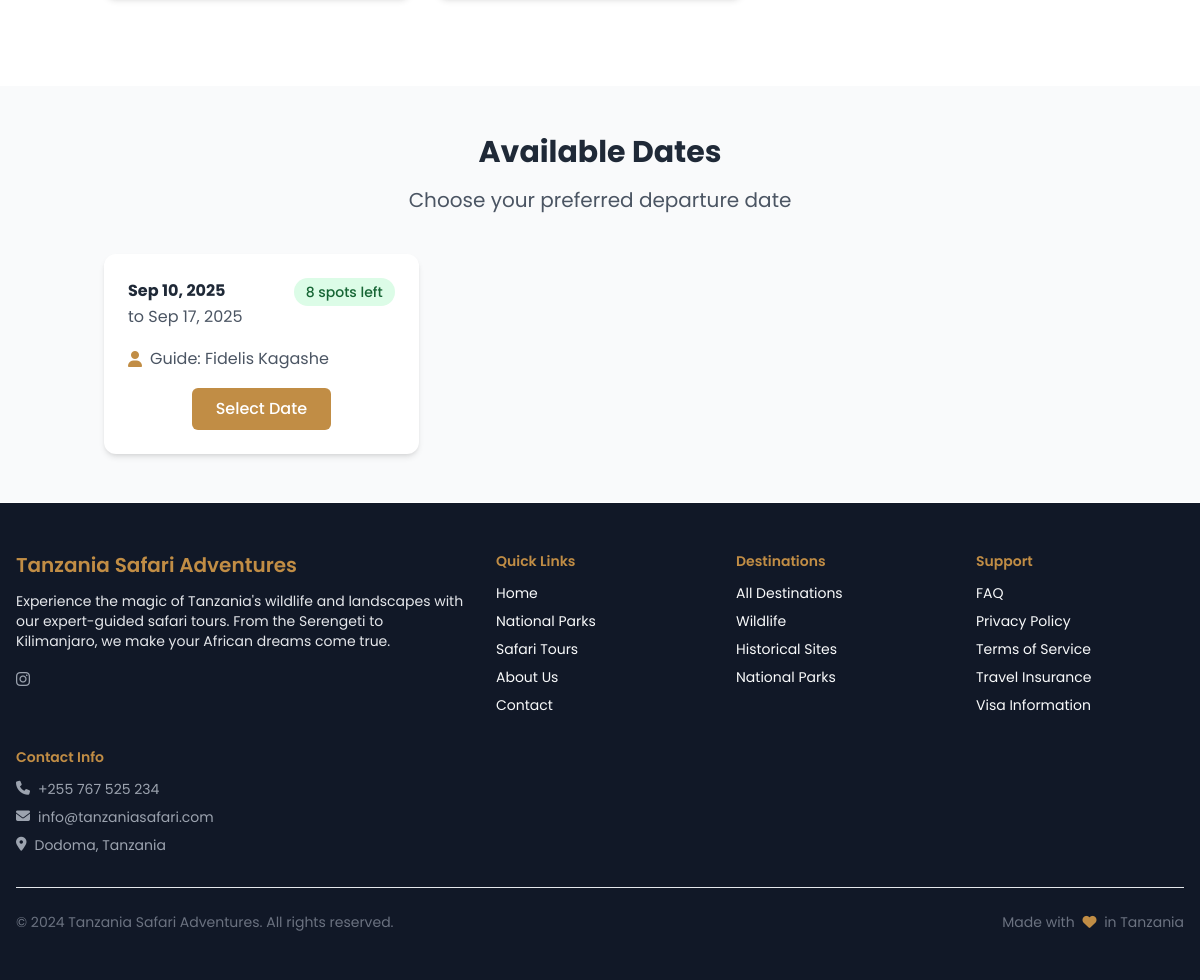
/tours/kilimanjaro-summit-trek-8-days-machame/ (lower part), run on an earlier commit of the app's database.
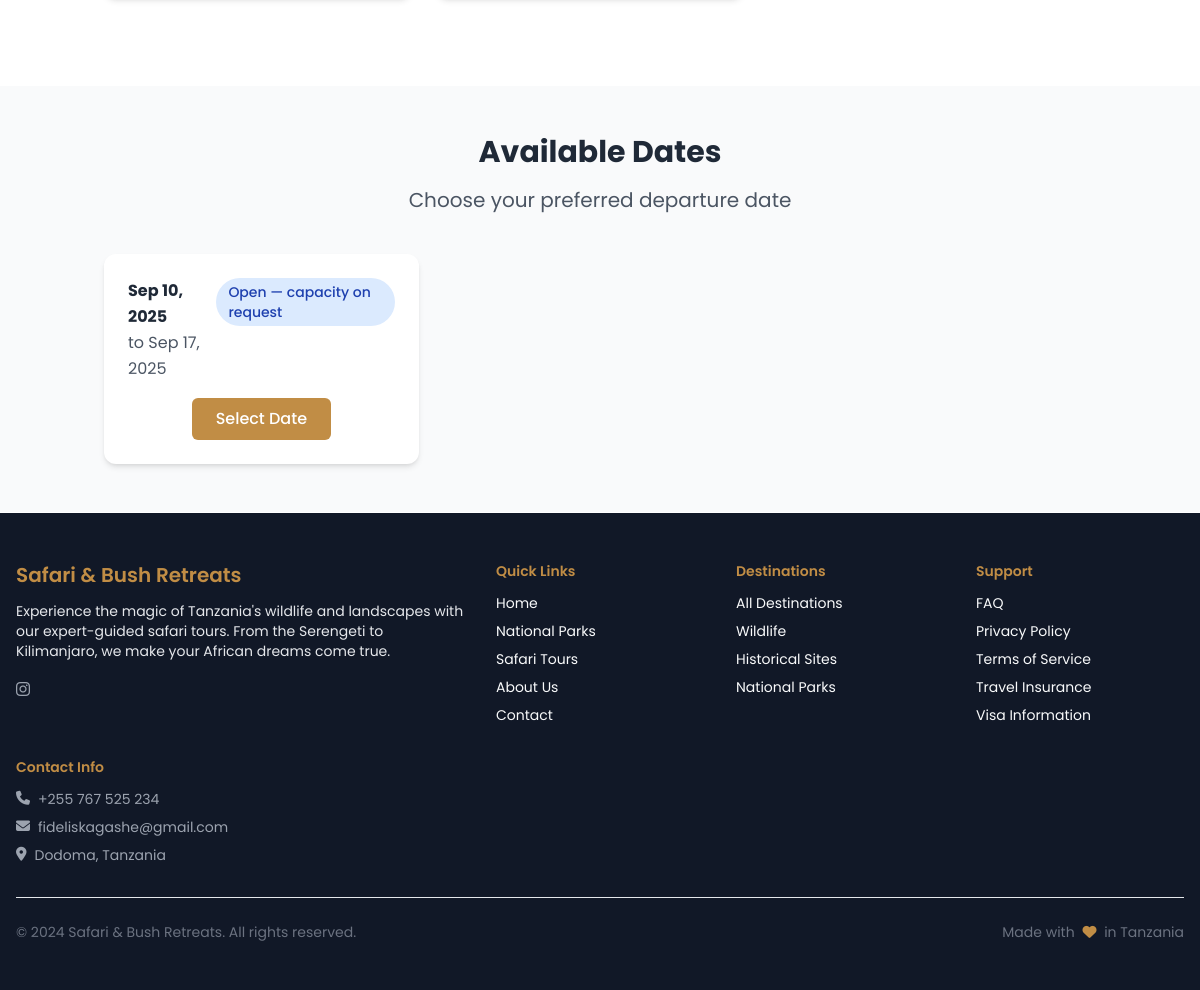
And on a later commit of the database.
### tours/models.py (models this page shows, shortened)
class TourAvailability(models.Model):
    tour_package = models.ForeignKey(TourPackage, on_delete=models.CASCADE, related_name='availability')
    start_date = models.DateField()
    end_date = models.DateField()
    price_modifier_budget = models.DecimalField(max_digits=5, decimal_places=2, default=1.00)
    price_modifier_standard = models.DecimalField(max_digits=5, decimal_places=2, default=1.00)
    price_modifier_luxury = models.DecimalField(max_digits=5, decimal_places=2, default=1.00)
    max_participants = models.IntegerField(
        blank=True, null=True, validators=[MinValueValidator(1)],
        help_text="Leave blank for unlimited participants"
    )
    booked_participants = models.IntegerField(default=0, validators=[MinValueValidator(0)])
    assigned_guide = models.ForeignKey(TourGuide, on_delete=models.SET_NULL, blank=True, null=True)
    is_available = models.BooleanField(default=True)
    notes = models.TextField(blank=True)
    created_at = models.DateTimeField(auto_now_add=True)
    updated_at = models.DateTimeField(auto_now=True)
    class Meta:
        db_table = 'tours_touravailability'
        verbose_name = 'Tour Availability'
        verbose_name_plural = 'Tour Availability'
        ordering = ['start_date']
        unique_together = ['tour_package', 'start_date']

class TourGuide(models.Model):
    CERTIFICATION_LEVELS = [
        ('basic', 'Basic Certified'),
        ('advanced', 'Advanced Certified'),
        ('specialist', 'Specialist'),
        ('master', 'Master Guide'),
    ]
    user = models.OneToOneField(User, on_delete=models.CASCADE, related_name='guide_profile')
    license_number = models.CharField(max_length=50, unique=True)
    certification_level = models.CharField(max_length=15, choices=CERTIFICATION_LEVELS)
    years_of_experience = models.IntegerField(validators=[MinValueValidator(0)])
    languages = models.JSONField(default=list, help_text="List of languages spoken")
    specializations = models.TextField(help_text="Areas of expertise (wildlife, culture, trekking, etc.)")
    parks_covered = models.ManyToManyField(NationalPark, related_name='guides')
    bio = models.TextField()
    qualifications = models.TextField(blank=True)
    certifications = models.TextField(blank=True)
    phone_number = models.CharField(max_length=20)
    emergency_contact = models.CharField(max_length=100, blank=True)
    profile_photo = models.ImageField(upload_to='guides/profiles/', blank=True, null=True)
    average_rating = models.DecimalField(max_digits=3, decimal_places=2, default=0.00)
    total_reviews = models.IntegerField(default=0)
    is_available = models.BooleanField(default=True)
    max_group_size = models.IntegerField(default=8, validators=[MinValueValidator(1)])
    daily_rate_usd = models.DecimalField(max_digits=10, decimal_places=2)
    created_at = models.DateTimeField(auto_now_add=True)
    updated_at = models.DateTimeField(auto_now=True)
    class Meta:
        db_table = 'tours_tourguide'
        verbose_name = 'Tour Guide'
        verbose_name_plural = 'Tour Guides'
        ordering = ['-average_rating', 'user__first_name']

### accounts/models.py (models this page shows, shortened)
class CustomUser(AbstractUser):
    ROLE_CHOICES = [
        ('tourist', _('Tourist')),
        ('guide', _('Tour Guide')),
        ('admin', _('Administrator')),
        ('content_manager', _('Content Manager')),
    ]
    GENDER_CHOICES = [
        ('M', _('Male')),
        ('F', _('Female')),
        ('O', _('Other')),
        ('N', _('Prefer not to say')),
    ]
    email = models.EmailField(_('email address'), unique=True)
    role = models.CharField(max_length=20, choices=ROLE_CHOICES, default='tourist', db_index=True)
    phone_number = PhoneNumberField(blank=True, null=True, db_index=True)  # stored in E.164
    date_of_birth = models.DateField(blank=True, null=True)
    gender = models.CharField(max_length=1, choices=GENDER_CHOICES, blank=True)
    nationality = CountryField(blank=True, null=True)
    profile_picture = models.ImageField(upload_to='profiles/', blank=True, null=True)
    bio = models.TextField(max_length=500, blank=True)
    preferred_language = models.CharField(max_length=10, default='en')
    dietary_requirements = models.TextField(blank=True)
    accessibility_needs = models.TextField(blank=True)
    travel_experience_level = models.CharField(
        max_length=20,
        choices=[
            ('beginner', _('Beginner')),
            ('intermediate', _('Intermediate')),
            ('advanced', _('Advanced')),
            ('expert', _('Expert')),
        ],
        default='beginner'
    )
    preferred_accommodation_type = models.CharField(
        max_length=20,
        choices=[
            ('budget', _('Budget')),
            ('standard', _('Standard')),
            ('luxury', _('Luxury')),
        ],
        blank=True
    )
    email_verified = models.BooleanField(default=False)
    phone_verified = models.BooleanField(default=False)
    newsletter_subscription = models.BooleanField(default=True)
    marketing_emails = models.BooleanField(default=True)
    created_at = models.DateTimeField(auto_now_add=True)
    updated_at = models.DateTimeField(auto_now=True)
    last_active = models.DateTimeField(blank=True, null=True)
    class Meta:
        db_table = 'accounts_customuser'
        verbose_name = _('User')
        verbose_name_plural = _('Users')
        indexes = [
            Index(fields=['email']),
            Index(fields=['phone_number']),
            Index(fields=['role']),
        ]
    def get_full_name(self):
        parts = [self.first_name or '', self.last_name or '']
        full_name = ' '.join(p for p in parts if p).strip()
        return full_name or self.username

### core/models.py (models this page shows, shortened)
class SiteSettings(models.Model):
    site_name = models.CharField(max_length=100, default="Tanzania Safari Adventures")
    site_description = models.TextField(default="Discover Tanzania's wildlife and national parks")
    contact_email = models.EmailField(default="info@tanzaniasafari.com")
    contact_phone = models.CharField(max_length=20, default="+255 123 456 789")
    address = models.TextField(default="Arusha, Tanzania")
    facebook_url = models.URLField(blank=True)
    twitter_url = models.URLField(blank=True)
    instagram_url = models.URLField(blank=True)
    youtube_url = models.URLField(blank=True)
    meta_keywords = models.TextField(blank=True)
    google_analytics_id = models.CharField(max_length=50, blank=True)
    created_at = models.DateTimeField(auto_now_add=True)
    updated_at = models.DateTimeField(auto_now=True)
    class Meta:
        db_table = 'core_sitesettings'
        verbose_name = 'Site Settings'
        verbose_name_plural = 'Site Settings'

### tours/views.py (the view)
# urls.py: path('<slug:slug>/', views.tour_detail, name='tour_detail'),
def tour_detail(request, slug):
    tour = get_object_or_404(
        TourPackage.objects.select_related().prefetch_related(
            'parks_visited', 'itinerary_days', 'images', 'reviews__user', 'extras'
        ),
        slug=slug,
        is_active=True
    )
    availability_qs = tour.availability.annotate(
        remaining=ExpressionWrapper(
            F('max_participants') - F('booked_participants'),
            output_field=IntegerField()
        )
    )
    availability = (
        availability_qs
        .filter(is_available=True)
        .filter(Q(max_participants__isnull=True) | Q(remaining__gt=0))
        .order_by('start_date')[:10]
    )
    reviews = tour.reviews.filter(is_approved=True).select_related('user')[:10]
    related_tours = TourPackage.objects.filter(
        category=tour.category,
        is_active=True
    ).exclude(id=tour.id)[:4]
    context = {
        'tour': tour,
        'availability': availability,  # annotated .remaining available on each item
        'reviews': reviews,
        'related_tours': related_tours,
    }
    return render(request, 'tours/tour_detail.html', context)

### core/context_processors.py (called while the page is built)
def global_context(request):
    try:
        site_settings = SiteSettings.objects.first()
    except:
        site_settings = None
    return {
        'site_settings': site_settings,
        'SITE_NAME': getattr(settings, 'SITE_NAME', 'Tanzania Safari Adventures'),
        'SUPPORTED_CURRENCIES': getattr(settings, 'SUPPORTED_CURRENCIES', ['USD', 'EUR', 'TZS']),
        'DEFAULT_CURRENCY': getattr(settings, 'DEFAULT_CURRENCY', 'USD'),
    }

### tours/models.py (called while the page is built)
    def get_duration_display(self):
        if self.duration_nights > 0:
            return f"{self.duration_days} days, {self.duration_nights} nights"
        return f"{self.duration_days} day{'s' if self.duration_days > 1 else ''}"

### templates/tours/tour_detail.html (shortened to what the changed rows need)
{% extends 'base/base.html' %}
{% load i18n %}
{% block content %}
<div class="tour-local">
{% if availability %}
    <section id="availability" class="py-12 bg-gray-50">
        <div class="container mx-auto px-4">
            <div class="text-center mb-10">
                <h2 class="text-3xl font-bold mb-4">{% trans "Available Dates" %}</h2>
            </div>
            <div class="grid grid-cols-1 md:grid-cols-2 lg:grid-cols-3 gap-6">
                {% for avail in availability %}
                    <div class="bg-white rounded-xl shadow-md p-6">
                        <div class="flex justify-between items-start mb-4">
                            <div>
                                <h6 class="font-bold">{{ avail.start_date|date:"M d, Y" }}</h6>
                                <p class="text-gray-600">{% trans "to" %} {{ avail.end_date|date:"M d, Y" }}</p>
                            </div>
                            {% if avail.remaining is None %}
                                <span class="bg-blue-100 text-blue-800 px-3 py-1 rounded-full text-sm font-medium">
                                    {% trans "Open — capacity on request" %}
                                </span>
                            {% elif avail.remaining|default:0 <= 0 %}
                                <span class="bg-red-100 text-red-800 px-3 py-1 rounded-full text-sm font-medium">
                                    {% trans "Fully booked" %}
                                </span>
                            {% else %}
                                <span class="bg-green-100 text-green-800 px-3 py-1 rounded-full text-sm font-medium">
                                    {{ avail.remaining }} {% trans "spots left" %}
                                </span>
                            {% endif %}
                        </div>
                        {% if avail.assigned_guide %}
                            <p class="text-gray-600 mb-4 flex items-center">
                                <i class="fas fa-user mr-2 text-[#C18D45]"></i>{% trans "Guide:" %} {{ avail.assigned_guide.user.get_full_name }}
                            </p>
                        {% endif %}
                        <div class="text-center">
                            {% if user.is_authenticated %}
                                {% if avail.remaining is None or avail.remaining > 0 %}
                                    <a href="{% url 'bookings:create_booking' tour.slug %}?availability={{ avail.id }}" class="inline-block bg-[#C18D45] hover:bg-[#a97a3a] text-white font-medium py-2 px-6 rounded-md transition duration-300">
                                        {% trans "Select Date" %}
                                    </a>
                                {% else %}
                                    <a href="{% url 'core:contact' %}?subject=Waitlist%20for%20{{ tour.slug }}&availability={{ avail.id }}" class="inline-block bg-gray-800 hover:bg-gray-700 text-white font-medium py-2 px-6 rounded-md transition duration-300">
                                        {% trans "Fully booked — Contact to join waitlist" %}
                                    </a>
                                {% endif %}
                            {% else %}
                                {% if avail.remaining is None or avail.remaining > 0 %}
                                    <a href="{% url 'accounts:login' %}?next={% url 'bookings:create_booking' tour.slug %}?availability={{ avail.id }}" class="inline-block bg-[#C18D45] hover:bg-[#a97a3a] text-white font-medium py-2 px-6 rounded-md transition duration-300">
                                        {% trans "Select Date" %}
                                    </a>
                                {% else %}
                                    <a href="{% url 'accounts:login' %}?next={% url 'core:contact' %}?subject=Waitlist%20for%20{{ tour.slug }}" class="inline-block bg-gray-800 hover:bg-gray-700 text-white font-medium py-2 px-6 rounded-md transition duration-300">
                                        {% trans "Fully booked — Login to contact" %}
                                    </a>
                                {% endif %}
                            {% endif %}
                        </div>
                    </div>
                {% endfor %}
            </div>
        </div>
    </section>
{% endif %}
</div>
{% endblock %}

### templates/base/base.html (shortened to what the changed rows need)
<!DOCTYPE html>
<html lang="en">
<head>
    {% load static %}
    <script src="https://cdn.tailwindcss.com"></script>
    <link href="https://cdnjs.cloudflare.com/ajax/libs/font-awesome/6.4.0/css/all.min.css" rel="stylesheet">
    <link href="{% static 'css/system.css'%}" rel="stylesheet">
</head>
<body class="font-poppins leading-relaxed text-gray-800 bg-white dark:text-gray-200 dark:bg-gray-900 transition-all duration-300">
    <main>
        {% block content %}{% endblock %}
    </main>
    <footer class="bg-gray-900 text-gray-50 border-t border-white">
        <div class="container mx-auto max-w-7xl px-4 py-12">
            <div class="grid grid-cols-1 md:grid-cols-5 gap-8">
            <div class="md:col-span-2">
                <h5 class="text-xl font-semibold text-[#C18D45] mb-3">{{ site_settings.site_name|default:"Safari & Bush Retreats" }}</h5>
                <p class="mb-4 text-sm text-gray-200">
                Experience the magic of Tanzania's wildlife and landscapes with our expert-guided safari tours. From the Serengeti to Kilimanjaro, we make your African dreams come true.
                </p>
                <div class="flex items-center space-x-4">
                {% if site_settings.instagram_url %}
                    <a href="{{ site_settings.instagram_url }}" class="text-gray-400 hover:text-[#C18D45] transition">
                    </a>
                {% endif %}
                </div>
            </div>
            <div>
                <ul class="space-y-2 text-sm text-gray-400">
                    <li class="flex items-start">
                        <i class="fas fa-phone mr-2 mt-0.5" aria-hidden="true"></i>
                        <span>{{ site_settings.contact_phone|default:"+255 123 456 789" }}</span>
                    </li>
                    <li class="flex items-start">
                        <i class="fas fa-envelope mr-2 mt-0.5" aria-hidden="true"></i>
                        <span>{{ site_settings.contact_email|default:"info@tanzaniasafari.com" }}</span>
                    </li>
                    <li class="flex items-start">
                        <i class="fas fa-map-marker-alt mr-2 mt-0.5" aria-hidden="true"></i>
                        <span>{{ site_settings.address|default:"Arusha, Tanzania" }}</span>
                    </li>
                </ul>
            </div>
            </div>
            <div class="border-t border-gray-200 mt-8 pt-6">
            <div class="flex flex-col md:flex-row items-center justify-between gap-3 text-sm text-gray-500">
                <p class="mb-0">&copy; 2024 {{ site_settings.site_name|default:"Safari & Bush Retreats" }}. All rights reserved.</p>
                <p class="mb-0">Made with <i class="fas fa-heart text-[#C18D45] mx-1" aria-hidden="true"></i> in Tanzania</p>
            </div>
            </div>
        </div>
    </footer>
</body>
</html>

What changed in the data, as far as the page shows it:
changed TourAvailability: remaining "8" → (not shown); trans "spots left" → "Open — capacity on request"; assigned_guide_id 3 → empty (drawn); trans "Guide:" → (not shown); assigned_guide.user.get_full_name "Fidelis Kagashe" → (not shown)
changed SiteSettings "Dodoma, Tanzania": site_name "Tanzania Safari Adventures" → "Safari & Bush Retreats"; contact_email "info@tanzaniasafari.com" → "fideliskagashe@gmail.com"
